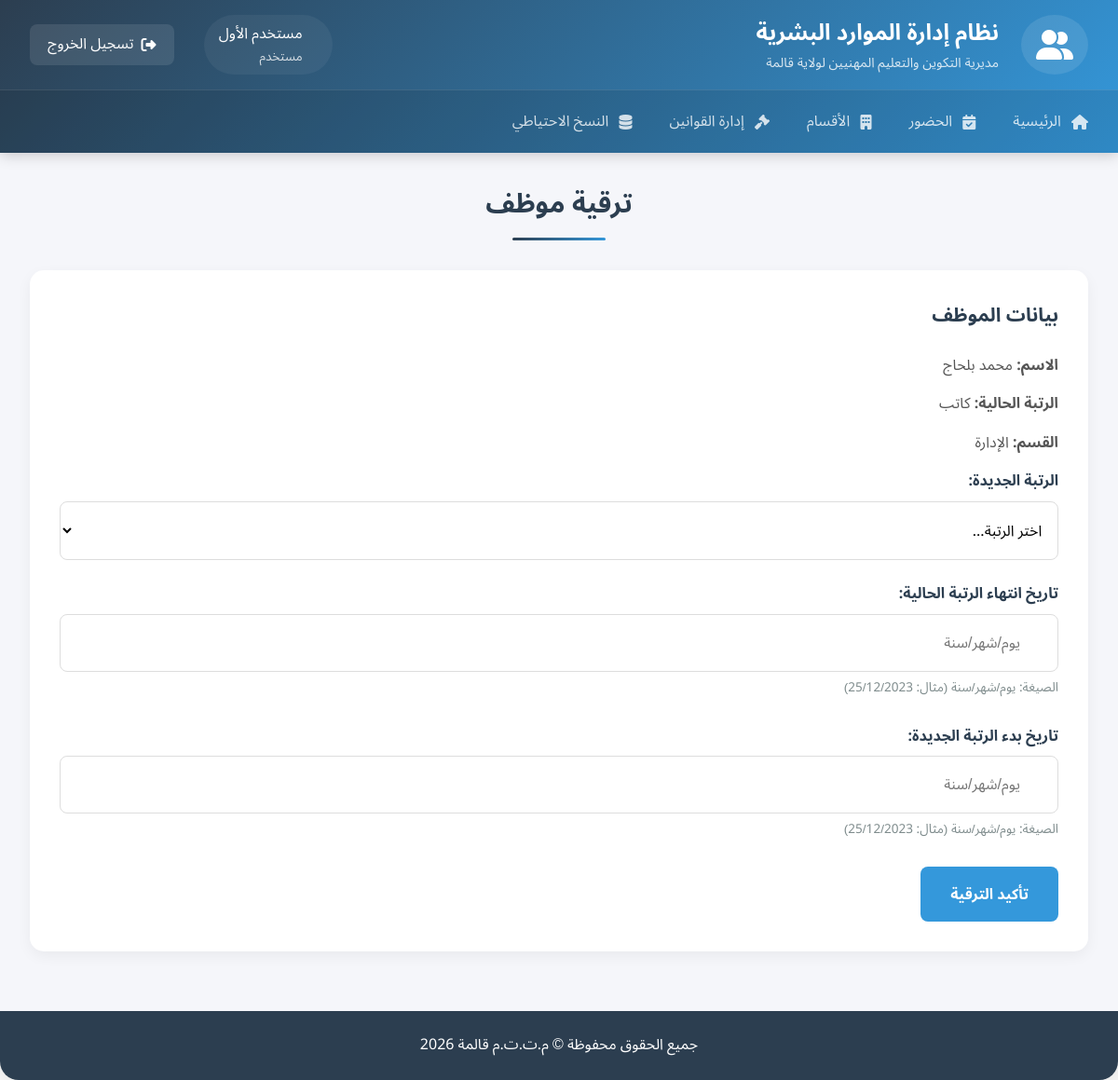
Screenshot of /promote_employee.php?id=1 (signed in) with the database file from the repository.
### tables this page shows
CREATE TABLE `employees` (
  `employee_id` int(11) NOT NULL,
  `firstname_ar` varchar(100) NOT NULL,
  `lastname_ar` varchar(100) NOT NULL,
  `firstname_en` varchar(100) NOT NULL,
  `lastname_en` varchar(100) NOT NULL,
  `father_lastname` varchar(100) DEFAULT NULL,
  `mother_firstname` varchar(100) DEFAULT NULL,
  `mother_lastname` varchar(100) DEFAULT NULL,
  `birth_date` date NOT NULL,
  `birth_place` varchar(100) NOT NULL,
  `gender` enum('male','female') NOT NULL COMMENT 'النوع',
  `bloodtype` varchar(20) NOT NULL,
  `marital_status` enum('single','married','divorced','widowed') DEFAULT NULL COMMENT 'الحالة العائلية',
  `national_id` varchar(20) NOT NULL COMMENT 'الرقم الوطني',
  `ssn` int(20) NOT NULL,
  `email` varchar(100) DEFAULT NULL,
  `phone` varchar(20) NOT NULL,
  `address` text DEFAULT NULL COMMENT 'العنوان',
  `position` varchar(50) NOT NULL COMMENT 'المنصب',
  `department_id` int(10) DEFAULT NULL,
  `first_hire_date` date NOT NULL,
  `hire_date` date NOT NULL COMMENT 'تاريخ التعيين',
  `is_active` tinyint(1) DEFAULT 1 COMMENT 'الحالة',
  `is_new_employee` tinyint(1) DEFAULT 0 COMMENT '1 if new employee, 0 otherwise',
  `vacances_remain_days` int(20) NOT NULL,
  `created_at` timestamp NOT NULL DEFAULT current_timestamp(),
  `updated_at` timestamp NOT NULL DEFAULT current_timestamp() ON UPDATE current_timestamp()
);

CREATE TABLE `departments` (
  `department_id` int(11) NOT NULL,
  `name` varchar(50) NOT NULL COMMENT 'اسم القسم (عربي)',
  `created_at` timestamp NOT NULL DEFAULT current_timestamp()
);

### promote_employee.php (the view, shortened to what this page needs)
<?php
$pdo = getDBConnection();
$employee = null;
if ($_SERVER["REQUEST_METHOD"] == "GET" && isset($_GET['id'])) {
    $search_id = trim($_GET['id']);
    $query = "SELECT e.employee_id, e.firstname_ar, e.lastname_ar, e.position, e.department_id, d.name AS department_name
              FROM employees e
              LEFT JOIN departments d ON e.department_id = d.department_id
              WHERE e.employee_id = :id OR e.national_id = :id";
    $stmt = $pdo->prepare($query);
    $stmt->bindParam(':id', $search_id);
    $stmt->execute();
    $employee = $stmt->fetch(PDO::FETCH_ASSOC);
}
?>
<!DOCTYPE html>
<html lang="ar" dir="rtl">
<head>
    <link rel="stylesheet" href="CSS/promote_employee.css">
    <link rel="stylesheet" href="CSS/icons.css">
    <link rel="stylesheet" href="CSS/style.css">
</head>
<body>
    <div class="dashboard-container">
        <?php include 'header.php'; ?>
        <main class="dashboard-main">
            <h1 class="dashboard-title">ترقية موظف</h1>
            <?php if ($employee): ?>
                <div class="card">
                    <h3>بيانات الموظف</h3>
                    <p><strong>الاسم:</strong> <?php echo htmlspecialchars($employee['firstname_ar'] . ' ' . $employee['lastname_ar']); ?></p>
                    <p><strong>الرتبة الحالية:</strong> <?php echo htmlspecialchars($employee['position']); ?></p>
                    <p><strong>القسم:</strong> <?php echo htmlspecialchars($employee['department_name'] ?: 'غير محدد'); ?></p>
                    <form action="promote_employee.php" method="POST">
                        <div class="form-group">
                            <label for="new_position">الرتبة الجديدة:</label>
                            <select name="new_position" id="new_position" required>
                                <option value="">اختر الرتبة...</option>
                            </select>
                        </div>
                        <div class="form-group date-input-group">
                        <label for="end_date">تاريخ انتهاء الرتبة الحالية:</label>
                        <div class="date-input-container">
                            <input type="text"
                                name="end_date"
                                id="end_date"
                                class="date-input"
                                placeholder="يوم/شهر/سنة"
                                pattern="\d{2}/\d{2}/\d{4}"
                                required
                                value="<?= htmlspecialchars($_POST['end_date'] ?? '') ?>">
                        </div>
                        <small class="date-hint">الصيغة: يوم/شهر/سنة (مثال: 25/12/2023)</small>
                    </div>
                    <div class="form-group date-input-group">
                        <label for="start_date">تاريخ بدء الرتبة الجديدة:</label>
                        <div class="date-input-container">
                            <input type="text"
                                name="start_date"
                                id="start_date"
                                class="date-input"
                                placeholder="يوم/شهر/سنة"
                                pattern="\d{2}/\d{2}/\d{4}"
                                required
                                value="<?= htmlspecialchars($_POST['start_date'] ?? '') ?>">
                        </div>
                        <small class="date-hint">الصيغة: يوم/شهر/سنة (مثال: 25/12/2023)</small>
                    </div>
                        <button type="submit" class="btn btn-primary">تأكيد الترقية</button>
                    </form>
                </div>
            <?php endif; ?>
        </main>
        <footer class="dashboard-footer">
            <p>جميع الحقوق محفوظة © م.ت.ت.م قالمة <?php echo date('Y'); ?></p>
        </footer>
    </div>
</body>
</html>

### CSS/promote_employee.css (style rules this page uses)
* { margin: 0; padding: 0; box-sizing: border-box; font-family: 'Tajawal', 'Noto Sans Arabic', sans-serif; }
body { background-color: #f5f5f5; direction: rtl; color: #333; line-height: 1.6; }
.dashboard-container { background: #f5f6fa; min-height: 100vh; border-radius: 24px; max-width: 1400px; margin: 0 auto; box-shadow: 0 0 20px rgba(0,0,0,0.1); }
.dashboard-main { padding: 2rem; }
.dashboard-title { color: #2c3e50; text-align: center; margin-bottom: 2rem; font-size: 1.8rem; position: relative; padding-bottom: 1rem; }
.dashboard-title::after { content: ""; position: absolute; bottom: 0; right: 50%; transform: translateX(50%); width: 100px; height: 3px; background: linear-gradient(135deg, #2c3e50 0%, #3498db 100%); border-radius: 3px; }
.card { background: white; padding: 2rem; border-radius: 15px; box-shadow: 0 5px 15px rgba(0,0,0,0.05); margin-bottom: 2rem; transition: transform 0.3s ease, box-shadow 0.3s ease; }
.card h3 { color: #2c3e50; margin-bottom: 1.5rem; font-size: 1.3rem; display: flex; align-items: center; gap: 0.8rem; }
.card p { color: #555; margin-bottom: 1rem; font-size: 1rem; }
.form-group { margin-bottom: 1.5rem; }
.form-group label { display: block; font-weight: 600; color: #2c3e50; margin-bottom: 0.5rem; }
.form-group select, .form-group input[type="date"] { width: 100%; padding: 0.8rem; border: 1px solid #ddd; border-radius: 8px; font-size: 1rem; background: #fff; transition: border-color 0.3s ease, box-shadow 0.3s ease; }
.btn { padding: 0.8rem 2rem; border: none; border-radius: 8px; font-size: 1rem; font-weight: 600; cursor: pointer; transition: all 0.3s ease; display: inline-flex; align-items: center; gap: 0.5rem; }
.btn-primary { background: #3498db; color: white; }
.dashboard-footer { border-radius: 0 0 20px 20px; text-align: center; padding: 1.5rem; background: #2c3e50; color: white; margin-top: auto; }
.date-input-group { margin-bottom: 1.8rem; position: relative; }
.date-input-container { position: relative; display: flex; align-items: center; }
.date-input { width: 100%; padding: 0.8rem 2.5rem 0.8rem 1rem; border: 1px solid #ddd; border-radius: 8px; font-size: 1rem; background: #fff; transition: all 0.3s ease; text-align: right; }
.date-hint { display: block; margin-top: 0.4rem; color: #7f8c8d; font-size: 0.85rem; text-align: right; }

### CSS/style.css (style rules this page uses)
* { margin: 0; padding: 0; box-sizing: border-box; }
body { font-family: 'Tajawal', 'Noto Sans Arabic', sans-serif; direction: rtl; background-color: #f5f5f5; line-height: 1.6; color: #333; }
:root { --primary-color: #3498db; --secondary-color: #2c3e50; --success-color: #27ae60; --info-color: #2980b9; --warning-color: #f1c40f; --danger-color: #e74c3c; --light-color: #ecf0f1; --dark-color: #34495e; --text-color: #333; --text-light: #7f8c8d; }
.dashboard-container { background: #f5f6fa; min-height: 100vh; border-radius: 24px; margin: 0 auto; box-shadow: 0 0 20px rgba(0,0,0,0.1); }
.dashboard-main { padding: 2rem; max-width: 1400px; margin: 0 auto; width: 100%; }
.dashboard-title { color: var(--secondary-color); text-align: center; margin-bottom: 2rem; font-size: 1.8rem; position: relative; padding-bottom: 1rem; }
.dashboard-title::after { content: ""; position: absolute; bottom: 0; right: 50%; transform: translateX(50%); width: 100px; height: 3px; background: linear-gradient(135deg, #2c3e50 0%, #3498db 100%); border-radius: 3px; }

### rows the page displays
employees: firstname_ar+lastname_ar "محمد بلحاج", position "كاتب", department.name "الإدارة"

### other values shown
$_SESSION['fullname'] "مستخدم الأول"
$_SESSION['role'] "مستخدم"
